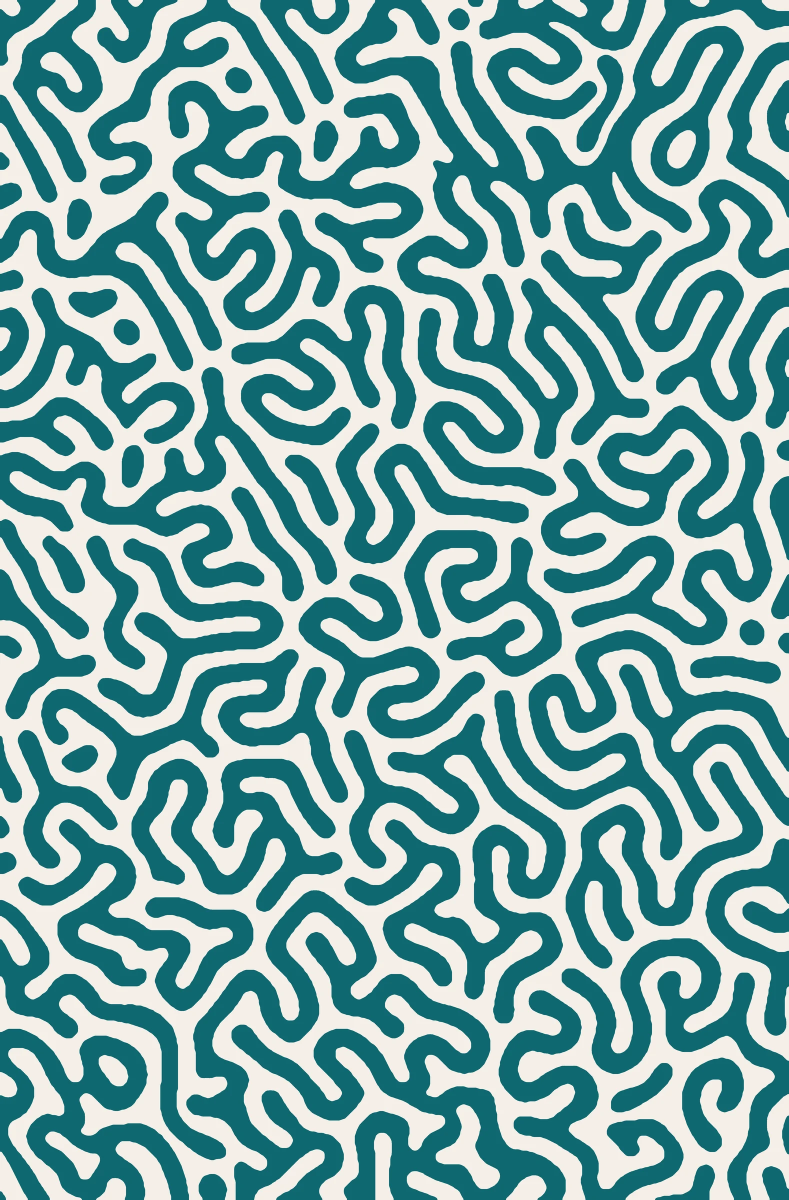
#> input picture assets/web/pattern/ref/corallo.webp, 1578 x 2400 px, found by its file name (shown at 1/2 size)
$ python crisp_patterns.py
#> lines starting #> are read from the running program, lines starting #| are printed output that depends on the picture
#> further down, im is the input picture: PIL image 1578x2400 RGB; mean R, G, B 122.9, 168, 168.8
"""Rebuilds the flat-colour patterns at higher resolution with crisp edges.
The kit sources are small (about 1600 px) and look soft when stretched full screen. These patterns use
2 to 5 flat colours, so: upscale smoothly, snap every pixel to the nearest palette colour (sharp edges),
render at 2x and downsample (clean anti-aliasing). Tileable patterns are processed as a 3x3 tile so they
stay seamless. Run once: python3 tools/crisp_patterns.py (overwrites assets/web/pattern files)."""
import sys, numpy as np
from PIL import Image, ImageFilter
ROOT = 'assets/web/pattern/'
# name: (target width, tileable, number of palette colours)
JOBS = {
 'ref/corallo.webp': (3200, False, 2), 'ref/corallo-tono.webp': (3200, False, 2),
 'ref/liquido-crema.webp': (3200, False, 2), 'ref/liquido-tono.webp': (3200, False, 2),
 'ref/macchie.webp': (3200, False, 2), 'ref/macchie-tono.webp': (3200, False, 2),
 'ref/geometrico.webp': (3200, False, 2), 'ref/swirl-retro.webp': (3200, False, 4),
 'ref/swirl-teal.webp': (3200, False, 4), 'ref/agrumi.webp': (2652, False, 3), 'ref/agrumi-tono.webp': (2652, False, 3),
 'ref/onde-strati.webp': (2166, True, 5),
 'labirinto-petrolio.webp': (2048, True, 2), 'meandri-crema.webp': (2048, True, 2), 'meandri-petrolio.webp': (2048, True, 2),
 'meandri-tono.webp': (2048, True, 2), 'vermicelli-crema.webp': (2048, True, 2), 'vermicelli-petrolio.webp': (2048, True, 2),
 'vermicelli-tono.webp': (2048, True, 2), 'swirl-petrolio.webp': (2048, True, 4),
}
def palette(im, k):
#> called with k = 2
    q = im.resize((500, int(500 * im.height / im.width))).quantize(k, method=Image.Quantize.MEDIANCUT)
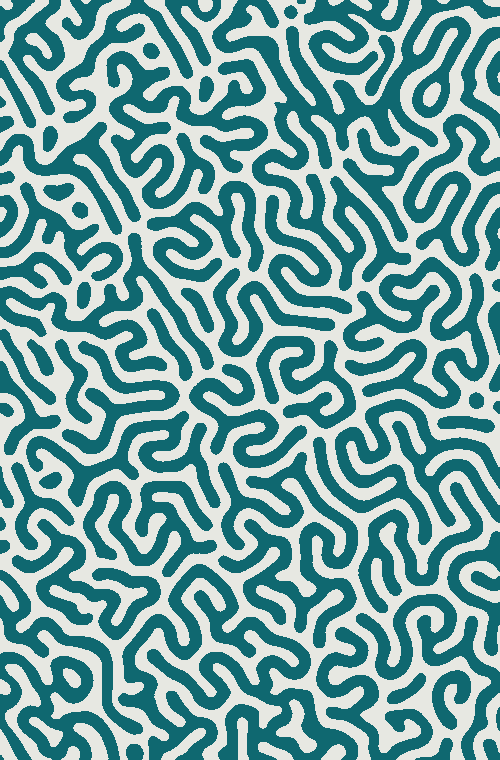
#> q: PIL image 500x760 P; mean R, G, B 117.5, 164.8, 166.1
    p = np.array(q.getpalette()[:k * 3]).reshape(k, 3)
#> p = [[231, 232, 226], [15, 104, 112]]
    return p.astype(np.float32)
def crisp(im, W, tile, k):
    pal = palette(im, k)
#> pal = [[231, 232, 226], [15, 104, 112]]
    w, h = im.size; H = round(h * W / w); s = 2 * W / w
#> after `w, h = im.size`: w = 1578; h = 2400
#> after `H = round(h * W / w)`: H = 4867
#> after `s = 2 * W / w`: s = 4.06
    src = im
    if tile:
        big = Image.new('RGB', (w * 3, h * 3))
        for i in range(3):
            for j in range(3): big.paste(im, (i * w, j * h))
        src = big
    up = src.resize((round(src.width * s), round(src.height * s)), Image.LANCZOS).filter(ImageFilter.GaussianBlur(s * 0.6))
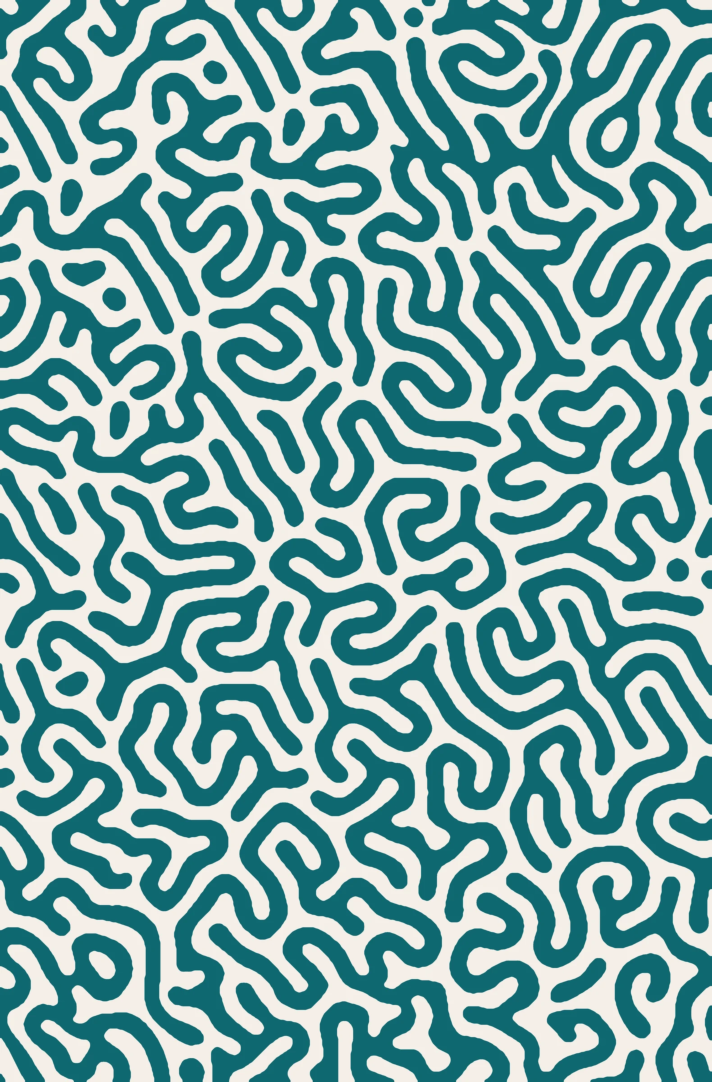
#> up: PIL image 6400x9734 RGB (shown at 1/9 size); mean R, G, B 122.9, 167.9, 168.8
    if tile: up = up.crop((round(w * s), round(h * s), round(2 * w * s), round(2 * h * s)))
    a = np.asarray(up, dtype=np.float32)
#> (the run stopped early here; a loop or call above may not have finished)

$ run again, with assets/web/pattern/ref/blob-grana.webp copied over assets/web/pattern/ref/corallo.webp
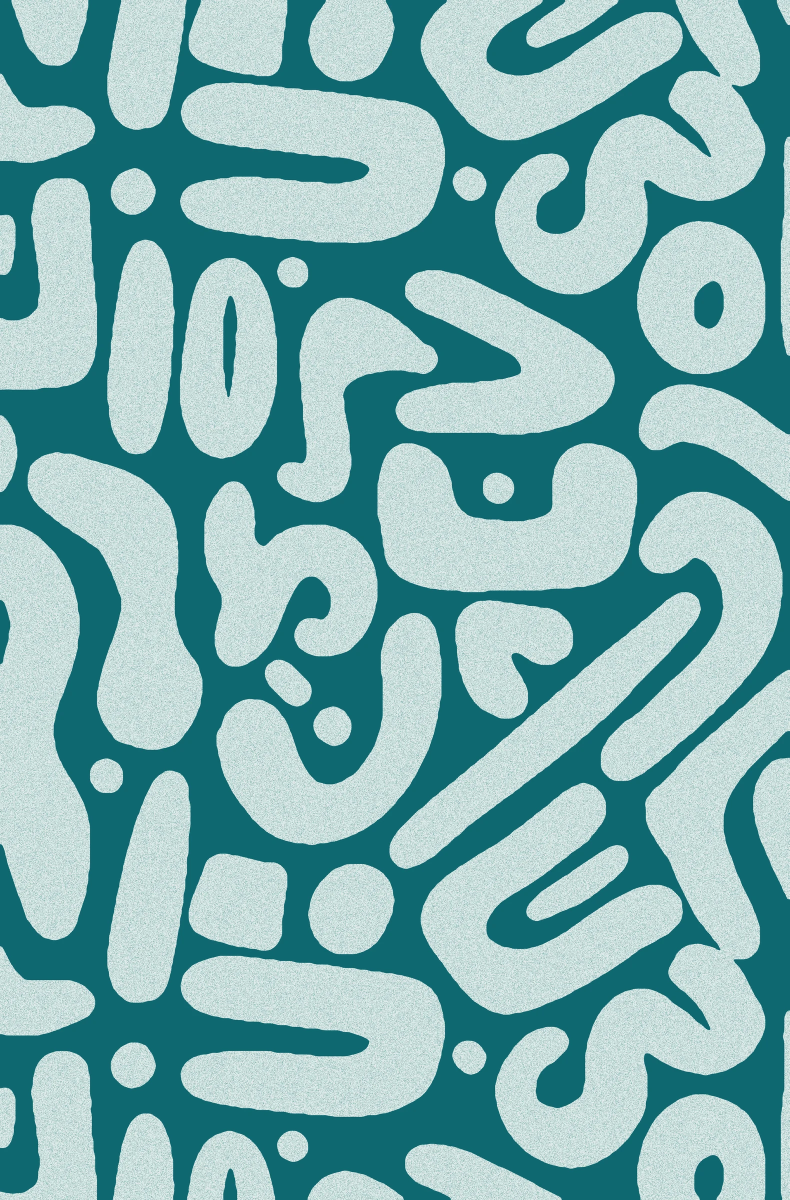
#> input picture assets/web/pattern/ref/blob-grana.webp, 1579 x 2400 px, found by its file name (shown at 1/2 size)
#> im is the input picture: PIL image 1579x2400 RGB; mean R, G, B 126.6, 175, 176.7
#> in palette, `q = im.resize((500, int(500 * im.height / im.width))).quantize(k, meth..`:
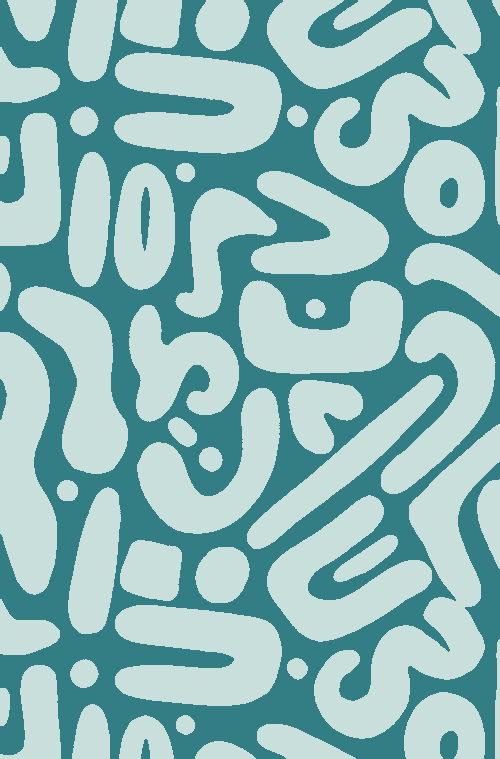
#> q: PIL image 500x759 P; mean R, G, B 140.9, 184.4, 185
#> p = [[201, 223, 220], [50, 126, 132]]

$ run again, with assets/web/pattern/ref/rilievo.webp copied over assets/web/pattern/ref/corallo.webp
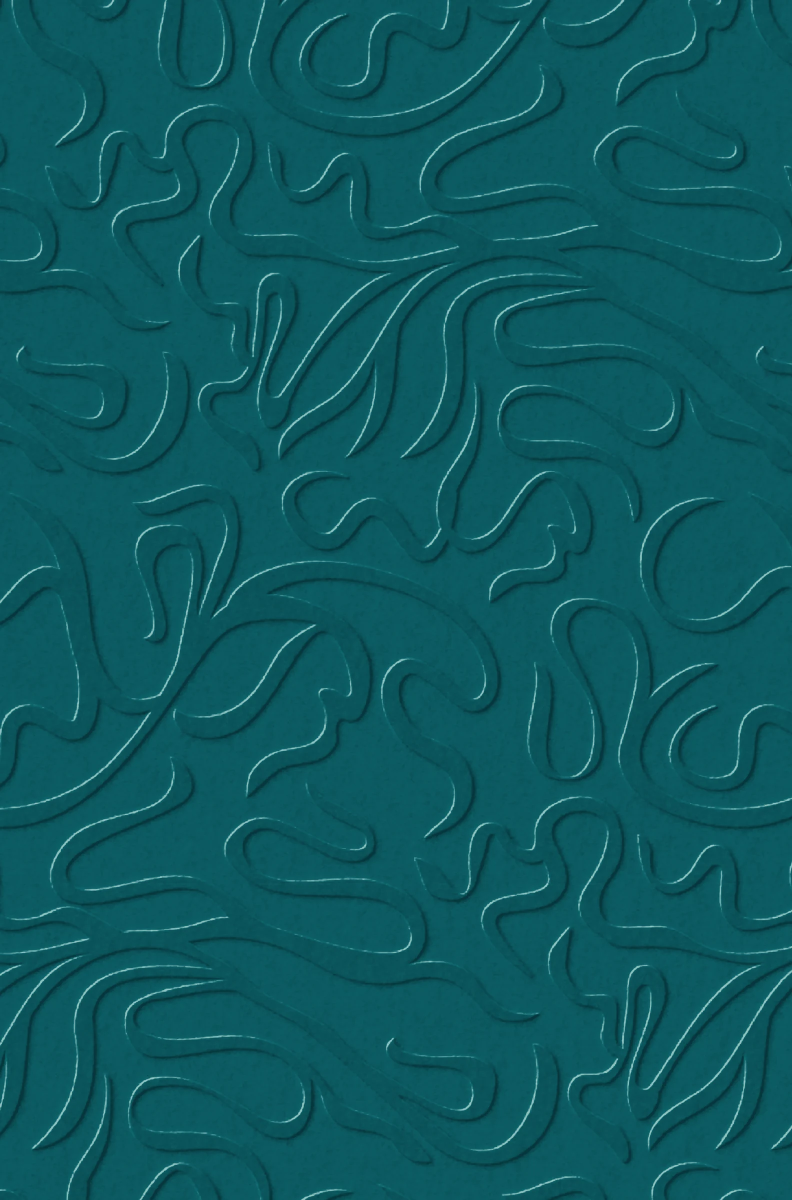
#> input picture assets/web/pattern/ref/rilievo.webp, 1584 x 2400 px, found by its file name (shown at 1/2 size)
#> im is the input picture: PIL image 1584x2400 RGB; mean R, G, B 13, 88.7, 95.5
#> in palette, `q = im.resize((500, int(500 * im.height / im.width))).quantize(k, meth..`:
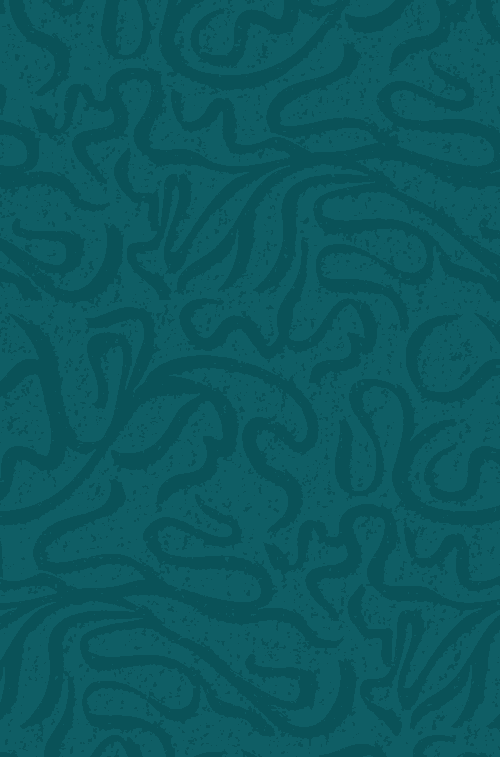
#> q: PIL image 500x757 P; mean R, G, B 12.9, 89, 95.6
#> p = [[15, 94, 101], [10, 82, 88]]
